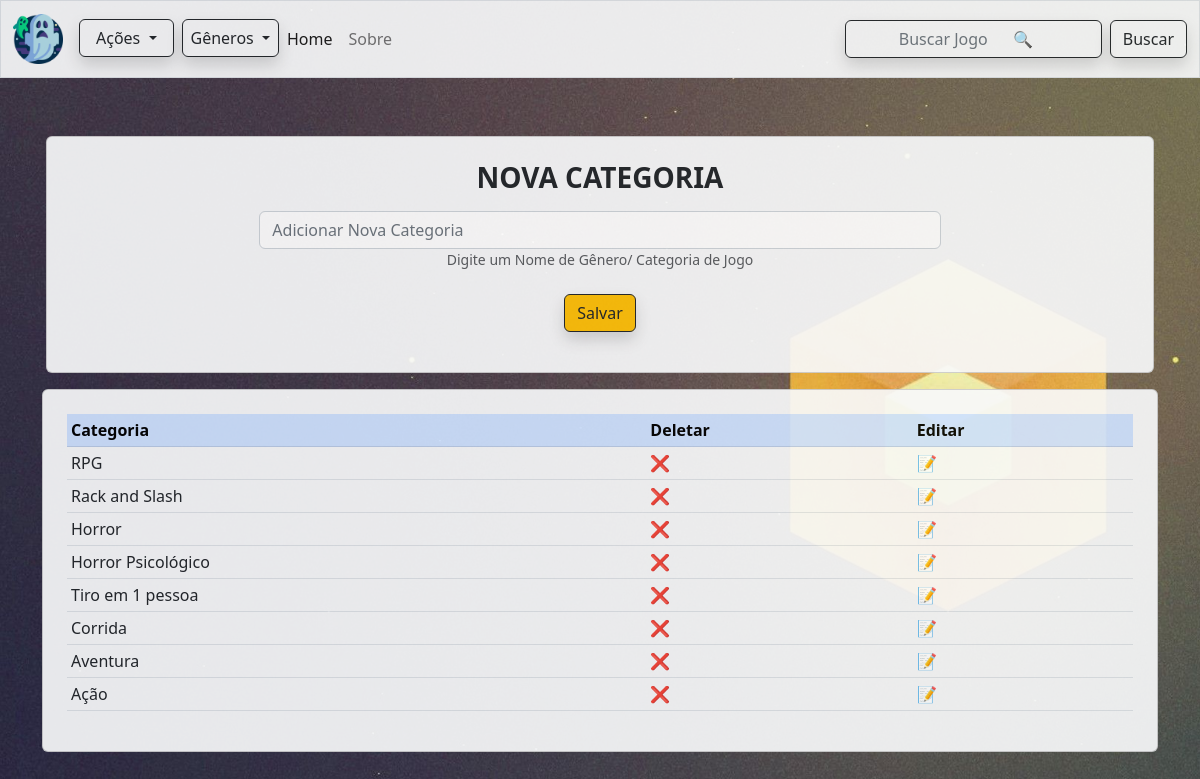
The app's page /cadastra_categoria.php with its own data.
### tables this page shows
CREATE TABLE `categorias` (
  `id_categoria` int(11) NOT NULL,
  `nome_cat` varchar(50) NOT NULL,
  `cat_link` varchar(50) NOT NULL
);

### cadastra_categoria.php (the view, shortened to what this page needs)
<!DOCTYPE html>
<html lang="pt-br">
<head>
    <link href="css/bootstrap.min.css" rel="stylesheet">
    <link href="css/estilos02.css" rel="stylesheet" >
</head>
<body>
    <?php include("menu_novo.php");?><br>
    <body background="img/fundo_color_01.jpg" id="fundo">
        <div class="container-md p-3">
            <form action="#" method="POST" id="form">
                    <div class="container-md card bg-light px-4 py-4" style="text-align: center; opacity:0.92";>
                        <label for="exampleInputEmail1" class="form-label"><H3><b>NOVA CATEGORIA</b></H3></label>
                        <div class="container-md">
                            <div class="row">
                                <div class="col-md-8 offset-md-2">
                                    <input autofocus type="text" name="txtnome" placeholder="Adicionar Nova Categoria" class="form-control" id="exampleInputEmail1" aria-describedby="emailHelp">
                                </div>
                            </div>
                        </div>
                        <div id="emailHelp" class="form-text m-auto">Digite um Nome de Gênero/ Categoria de Jogo</div><br>
                        <p class="text-center"><input type="submit" name="btn" value="Salvar" id="btn" class="border-dark text-dark btn btn-warning btn-outline-light shadow btn-200"></p>
                    </div>
                </div>
<?php
    require_once("conect.php");
    $sql = "SELECT * FROM categorias ORDER BY id_categoria DESC";
    $res = mysqli_query($conect, $sql);
        echo "<div class='container-xl' style='opacity:0.92'>
                <div class='card bg-light px-4 py-4'>
                    <table class='table table-sm'>";
        echo "<tr class='table-primary'>
                <td><b>Categoria</td>
                <td><b>Deletar</td>
                <td><b>Editar</td>
            </tr>";
        while($linha = mysqli_fetch_array($res, 2)){
        echo "<tr>
                <td>$linha[1]</td>
                <td><a style='text-decoration:none' href='?id=$linha[0]'>❌</a></td>
                <td><a style='text-decoration:none' href='edita_categoria.php?id=$linha[0]'>📝</a></td>
             </tr>
             </div>";
}
?>
</body>
</html>

### css/estilos02.css (style rules this page uses)
* { box-shadow: inset 0px 0px 2px rgba(255, 0, 0, 0.0); }
.shadow { text-shadow: 10px; box-shadow: 5px; }
#fundo { margin: 0; padding: 0; padding-top: 0; background-repeat:no-repeat ; background-size:cover ; background-attachment:fixed ; }
.btn-200 { max-width: 200px; }

### records on screen
categorias: nome_cat "RPG"
categorias: nome_cat "Rack and Slash"
categorias: nome_cat "Horror"
categorias: nome_cat "Horror Psicológico"
categorias: nome_cat "Tiro em 1 pessoa"
categorias: nome_cat "Corrida"
categorias: nome_cat "Aventura"
categorias: nome_cat "Ação"
